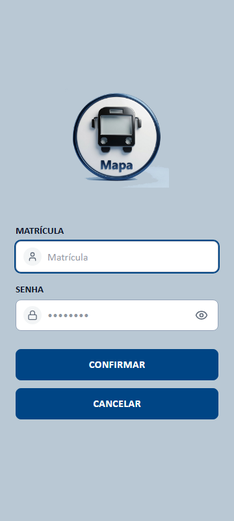
#> input picture screenshots/01_login.png, 234 x 521 px, shrunk from 360 x 800 before the run
$ python update_odt_screens.py
#> lines starting #> are read from the running program, lines starting #| are printed output that depends on the picture
"""
Gera mockups de celular Samsung A03 para cada tela e
substitui o capítulo 8 do documento ODT com as novas imagens.

Uso:
    python scripts/update_odt_screens.py
"""
import sys
sys.stdout.reconfigure(encoding='utf-8', errors='replace')
import os
import re
import shutil
import zipfile
import xml.etree.ElementTree as ET
from io import BytesIO

from PIL import Image, ImageDraw

# ─── Caminhos ─────────────────────────────────────────────────────────────────
BASE_DIR       = os.path.dirname(os.path.dirname(os.path.abspath(__file__)))
SCREENSHOTS    = os.path.join(BASE_DIR, 'screenshots')
MOCKUPS        = os.path.join(SCREENSHOTS, 'mockups')
ODT_ORIG       = os.path.join(BASE_DIR, 'Doc', 'Doc_Proj_Map.odt')
ODT_BACKUP     = ODT_ORIG.replace('.odt', '_backup.odt')
ODT_OUT        = ODT_ORIG  # sobrescreve o original

os.makedirs(MOCKUPS, exist_ok=True)

# ─── Telas (ordem de apresentação) ────────────────────────────────────────────
TELAS = [
    ('01_login.png',              'Tela 01 - Login'),
    ('02_cadastro_senha.png',     'Tela 02 - Cadastro de Senha'),
    ('11_usuarios.png',           'Tela 03 - Cadastro de Usuario'),
    ('10_principal.png',          'Tela 04 - Principal (RedMapa)'),
    ('03_lista_mapa.png',         'Tela 05 - Lista de Mapas'),
    ('04_cadastro_mapa.png',      'Tela 06 - Cadastro de Mapa'),
    ('05_registros.png',          'Tela 07 - Registros do Mapa'),
    ('06_cadastro_registro.png',  'Tela 08 - Cadastro de Registro'),
    ('07_viagens.png',            'Tela 09 - Viagens'),
    ('08_cadastro_viagem.png',    'Tela 10 - Cadastro de Viagem'),
    ('13_configuracao.png',       'Tela 11 - Configuracao'),
]

# ─── Parâmetros do mockup Samsung A03 ─────────────────────────────────────────
# A03: 720×1600 display; nosso viewport capturado: 360×800 CSS px
BEZEL_SIDE   = 28   # px
BEZEL_TOP    = 90   # inclui área da câmera
BEZEL_BOTTOM = 70
CORNER_R     = 36   # raio das bordas arredondadas
BODY_COLOR   = (24, 24, 28)
BEZEL_COLOR  = (50, 50, 55)
CAM_COLOR    = (8, 8, 10)


def make_mockup(screen_path: str, out_path: str) -> tuple[int, int]:
    """Cria mockup de celular com fundo transparente (sem área branca externa)."""
#> called with screen_path = 'screenshots/01_login.png', out_path = 'screenshots/mockups/01_login.png'
    screen = Image.open(screen_path).convert('RGBA')
    sw, sh = screen.size
#> sw = 234; sh = 521

    fw = sw + 2 * BEZEL_SIDE
#> fw = 290
    fh = sh + BEZEL_TOP + BEZEL_BOTTOM
#> fh = 681

    # Fundo completamente transparente
    phone = Image.new('RGBA', (fw, fh), (0, 0, 0, 0))
#> phone: PIL image 290x681 RGBA; every value is 0
    draw = ImageDraw.Draw(phone)

    # Corpo do telefone (rounded rectangle com alpha sólido)
    draw.rounded_rectangle(
        [(0, 0), (fw - 1, fh - 1)],
        radius=CORNER_R,
        fill=BODY_COLOR + (255,),
        outline=BEZEL_COLOR + (255,),
        width=3,
    )

    # Área da tela (branca opaca)
    sx, sy = BEZEL_SIDE, BEZEL_TOP
    draw.rectangle([(sx, sy), (sx + sw - 1, sy + sh - 1)], fill=(255, 255, 255, 255))

    # Câmera (hole-punch) centralizada no topo
    cx, cy = fw // 2, BEZEL_TOP // 2 + 4
#> cx = 145; cy = 49
    draw.ellipse([(cx - 10, cy - 10), (cx + 10, cy + 10)], fill=CAM_COLOR + (255,))
    draw.ellipse([(cx - 7,  cy - 7),  (cx + 7,  cy + 7)],  fill=(15, 15, 20, 255))

    # Barra de navegação (indicador home)
    bw = 70
    bx = (fw - bw) // 2
#> bx = 110
    by = fh - BEZEL_BOTTOM + 22
#> by = 633
    draw.rounded_rectangle(
        [(bx, by), (bx + bw, by + 5)],
        radius=3,
        fill=(120, 120, 130, 255),
    )

    # Colar screenshot dentro da área da tela
    phone.paste(screen, (sx, sy), screen)
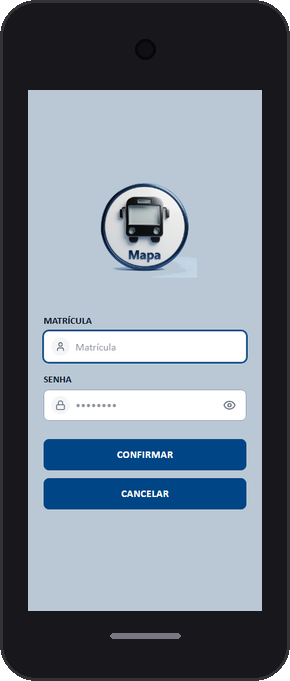
#> phone: PIL image 290x681 RGBA; mean R, G, B, A 114.8, 126.4, 138, 253.5; transparent parts drawn white

    # Salvar como PNG com transparência (sem converter para RGB)
    phone.save(out_path, 'PNG', optimize=True)

    return fw, fh


# ─── 1. Gerar mockups ─────────────────────────────────────────────────────────
print('Gerando mockups...')
mockup_info = []  # lista de (filename_in_zip, w_px, h_px, titulo)
for fname, titulo in TELAS:
    src = os.path.join(SCREENSHOTS, fname)
    if not os.path.exists(src):
        print(f'  [SKIP] {fname} não encontrado')
        continue
    dst = os.path.join(MOCKUPS, fname)
    w, h = make_mockup(src, dst)
#> w = 290; h = 681
    pic_name = f'Pictures/screen_{fname}'
    mockup_info.append((fname, w, h, titulo, pic_name))
    print(f'  OK {titulo}: {w}x{h} px')
#|   OK Tela 01 - Login: 290x681 px
#> pass 2 of the loop `for fname, titulo in TELAS:`:
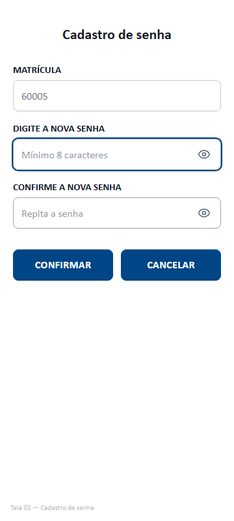
#> input picture screenshots/02_cadastro_senha.png, 234 x 521 px, shrunk from 360 x 800 before the run
#> in make_mockup (call 2), `phone.paste(screen, (sx, sy), screen)`:
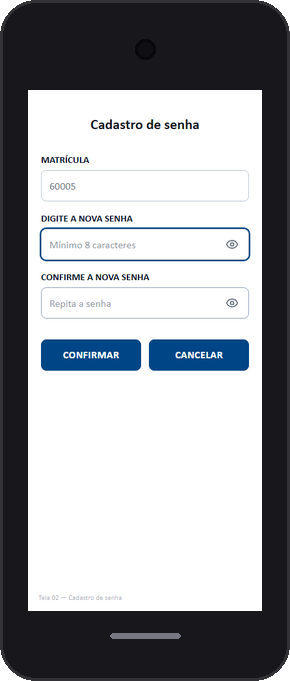
#> phone: PIL image 290x681 RGBA; mean R, G, B, A 157, 159.3, 163.2, 253.5; transparent parts drawn white
#|   OK Tela 02 - Cadastro de Senha: 290x681 px
#> pass 3 of the loop `for fname, titulo in TELAS:`:
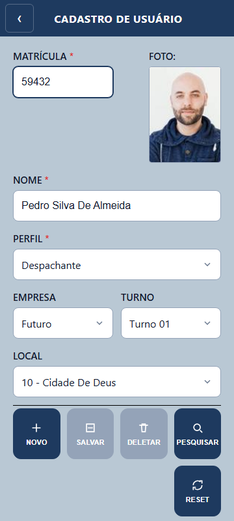
#> input picture screenshots/11_usuarios.png, 234 x 521 px, shrunk from 360 x 800 before the run
#> in make_mockup (call 3), `phone.paste(screen, (sx, sy), screen)`:
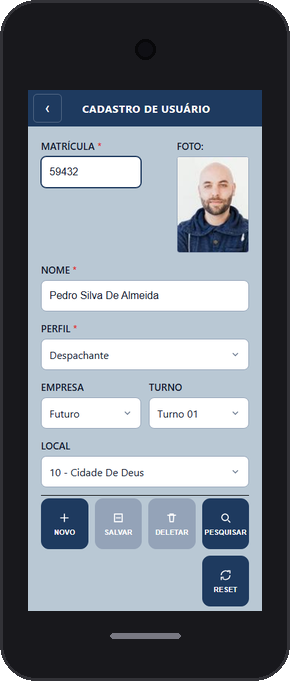
#> phone: PIL image 290x681 RGBA; mean R, G, B, A 118.5, 126, 135.3, 253.5; transparent parts drawn white
#|   OK Tela 03 - Cadastro de Usuario: 290x681 px
#> the loop made 11 passes; the first 3 are shown

# ─── 2. Fazer backup e ler ODT ────────────────────────────────────────────────
print()
print('Atualizando documento ODT...')
shutil.copy2(ODT_ORIG, ODT_BACKUP)
print(f'  Backup: {ODT_BACKUP}')

#> (the run stopped early here; a loop or call above may not have finished)
